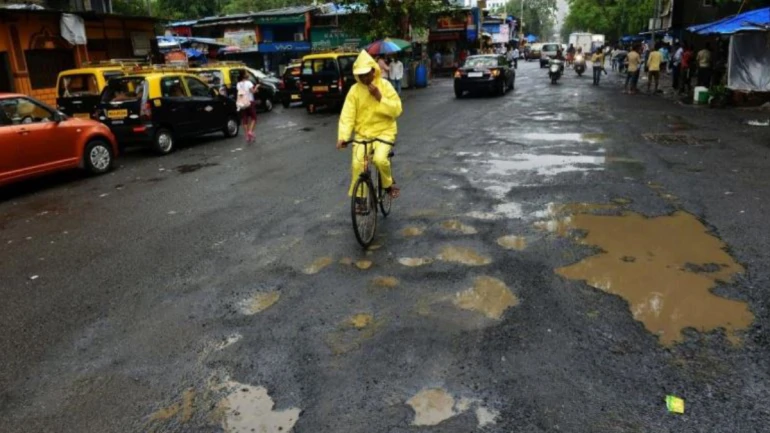
#> input picture My Dataset/train/Pothole/p 107.jpg, 770 x 433 px
$ python -i pothole_segmentation.py   (imports and definitions only)
#> lines starting #> are read from the running program, lines starting #| are printed output that depends on the picture; after the words box and inside, x2 and y2 are one past the last pixel; in counts of white or black regions, pixels touching at a corner belong together
#> further down, picture is the input picture: shape (433, 770, 3); mean B, G, R 72, 78.7, 80.4
import numpy as np
import cv2
import glob
import os
import matplotlib.pyplot as plt
import tensorflow as tf
from tensorflow.keras.models import Model
from tensorflow.keras.layers import Input, Conv2D, MaxPooling2D, UpSampling2D, concatenate, Dropout
from tensorflow.keras.optimizers import Adam
from sklearn.model_selection import train_test_split

# Set random seed for reproducibility
# [2 lines not run here, left out]

# Image dimensions
IMG_WIDTH = 256
IMG_HEIGHT = 256
IMG_CHANNELS = 3

# [71 lines left out: functions create_unet_model, preprocess_image, not called in this run]

def create_mask(image):
    """Create binary mask for pothole detection"""
    # Convert to grayscale
    gray = cv2.cvtColor(image, cv2.COLOR_BGR2GRAY)
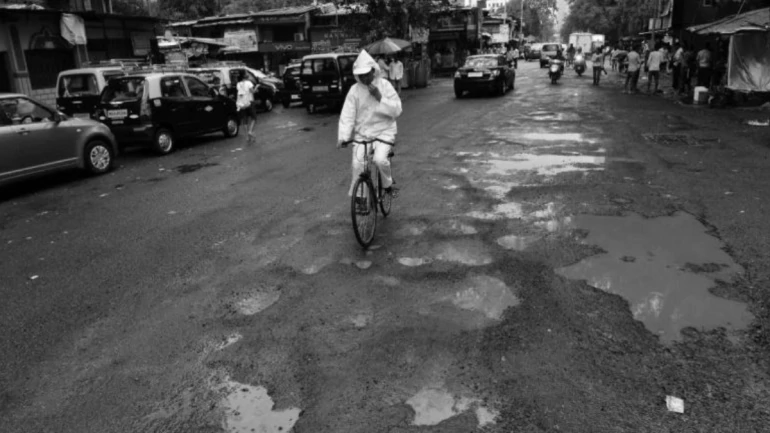
#> gray: shape (433, 770); min 0, max 253, mean 78.5

    # Apply adaptive thresholding
    thresh = cv2.adaptiveThreshold(gray, 255, cv2.ADAPTIVE_THRESH_GAUSSIAN_C,
                                 cv2.THRESH_BINARY_INV, 21, 2)
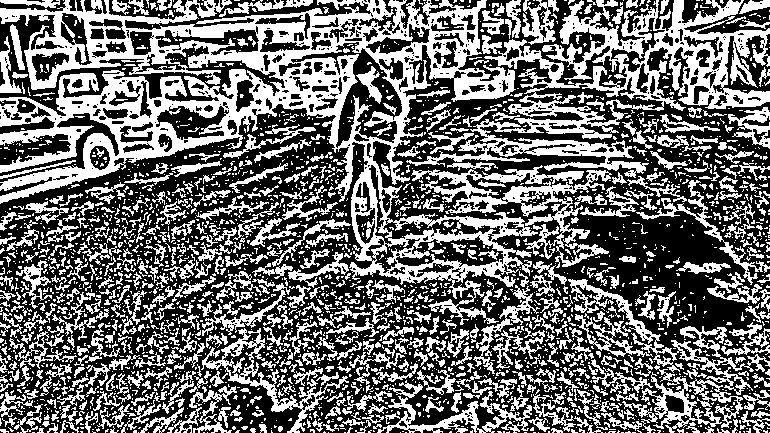
#> thresh: shape (433, 770); 42.6% white; 2650 white regions (2020 under 20 px), largest, box (x1, y1, x2, y2) and area: (0, 0, 538, 325) 43179, (406, 0, 770, 178) 16978, (411, 165, 612, 268) 4924

    # Morphological operations to clean up the mask
    kernel = np.ones((5,5), np.uint8)
    mask = cv2.morphologyEx(thresh, cv2.MORPH_CLOSE, kernel)
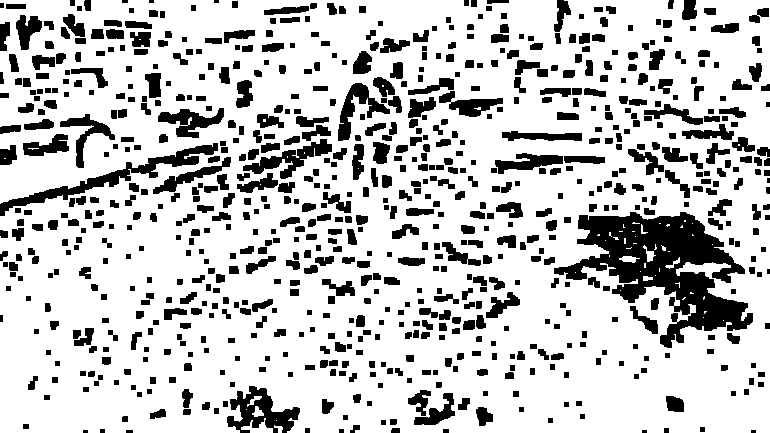
#> mask: shape (433, 770); 77.8% white; 785 black regions (8 under 20 px), largest, box (x1, y1, x2, y2) and area: (554, 212, 753, 348) 11553, (0, 143, 218, 216) 2262, (227, 386, 300, 433) 1692
    mask = cv2.morphologyEx(mask, cv2.MORPH_OPEN, kernel)
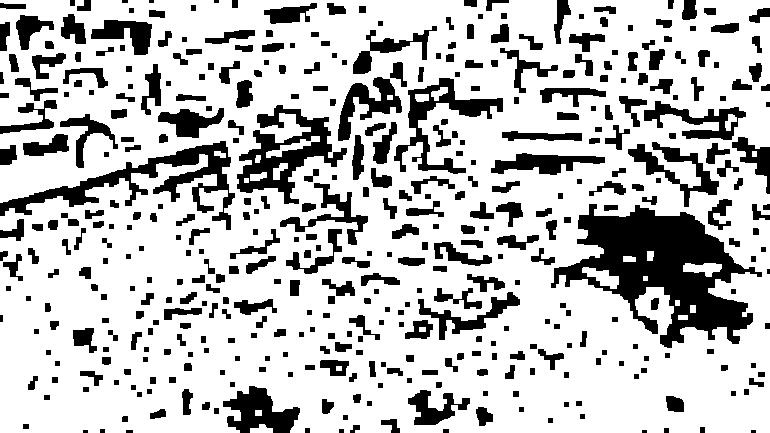
#> mask: shape (433, 770); 75.6% white; 432 black regions (7 under 20 px), largest, box (x1, y1, x2, y2) and area: (551, 204, 762, 348) 13352, (0, 141, 235, 230) 4769, (237, 105, 347, 204) 3960

    return mask

# [100 lines left out: functions load_data, main, not called in this run]

# [2 lines not run here, left out]

>>> import cv2
>>> picture = cv2.imread('My Dataset/train/Pothole/p 107.jpg')
>>> result = create_mask(picture)

$ run again, on My Dataset/train/Pothole/p 110.jpg
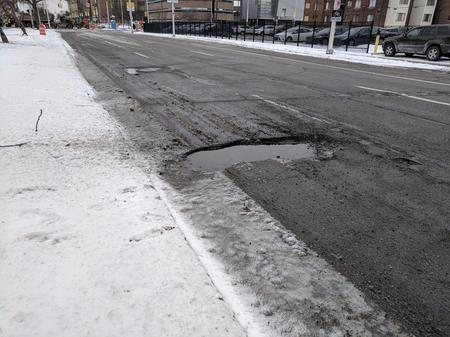
#> input picture My Dataset/train/Pothole/p 110.jpg, 450 x 337 px
#> picture is the input picture: shape (337, 450, 3); mean B, G, R 141.1, 138.7, 139.9
#> in create_mask, `thresh = cv2.adaptiveThreshold(gray, 255, cv2.ADAPTIVE_THRESH_GAUSSIAN..`:
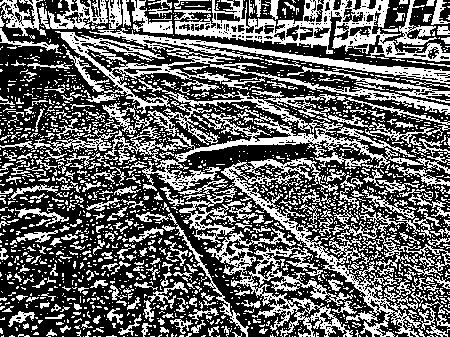
#> thresh: shape (337, 450); 39.4% white in thin lines or dots
#> in create_mask, `mask = cv2.morphologyEx(mask, cv2.MORPH_OPEN, kernel)`:
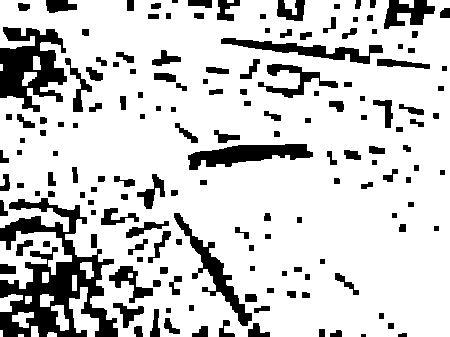
#> mask: shape (337, 450); 80.5% white; 161 black regions (2 under 20 px), largest, box (x1, y1, x2, y2) and area: (0, 198, 118, 337) 7100, (0, 27, 67, 112) 3321, (188, 144, 313, 170) 1793

$ run again, on My Dataset/train/Pothole/p 114.jpg
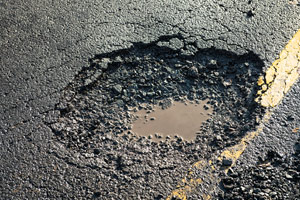
#> input picture My Dataset/train/Pothole/p 114.jpg, 300 x 200 px
#> picture is the input picture: shape (200, 300, 3); mean B, G, R 99.5, 103.9, 104
#> in create_mask, `thresh = cv2.adaptiveThreshold(gray, 255, cv2.ADAPTIVE_THRESH_GAUSSIAN..`:
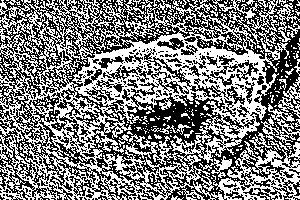
#> thresh: shape (200, 300); 49.1% white in thin lines or dots
#> in create_mask, `mask = cv2.morphologyEx(mask, cv2.MORPH_OPEN, kernel)`:
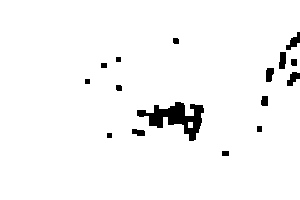
#> mask: shape (200, 300); 96.7% white; 16 black regions, largest, box (x1, y1, x2, y2) and area: (137, 102, 204, 141) 1125, (286, 32, 300, 50) 121, (287, 72, 300, 86) 111

$ run again, on My Dataset/train/Pothole/p 116.jpg
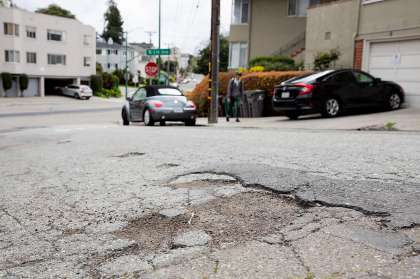
#> input picture My Dataset/train/Pothole/p 116.jpg, 420 x 279 px
#> picture is the input picture: shape (279, 420, 3); mean B, G, R 146.9, 151.1, 155.1
#> in create_mask, `thresh = cv2.adaptiveThreshold(gray, 255, cv2.ADAPTIVE_THRESH_GAUSSIAN..`:
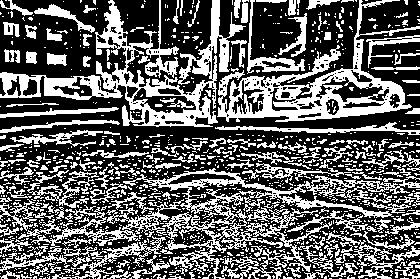
#> thresh: shape (279, 420); 38% white; 1188 white regions (1012 under 20 px), largest, box (x1, y1, x2, y2) and area: (0, 0, 246, 127) 7383, (123, 168, 420, 279) 6746, (217, 0, 420, 122) 5933
#> in create_mask, `mask = cv2.morphologyEx(mask, cv2.MORPH_OPEN, kernel)`:
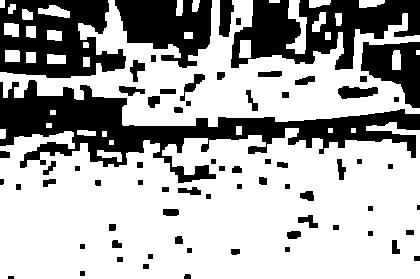
#> mask: shape (279, 420); 67.4% white; 70 black regions (2 under 20 px), largest, box (x1, y1, x2, y2) and area: (0, 80, 420, 183) 13608, (231, 0, 420, 70) 7248, (0, 0, 126, 78) 6354
